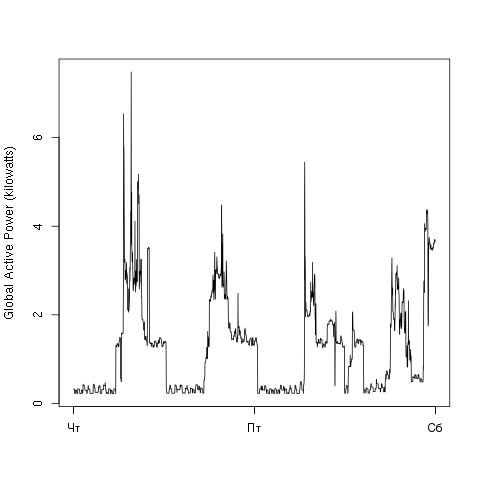

The script that saved this image:
require(datasets)

createPlot2 <- function(ds = data.table(), fileName = "plot2.png") {
  png(filename = fileName, width = 480, height = 480)
  with(ds, plot(ds$GlobalActivePower ~ ds$Timestamp, type = "l", ylab = "Global Active Power (kilowatts)", xlab = ""))
  dev.off()
}